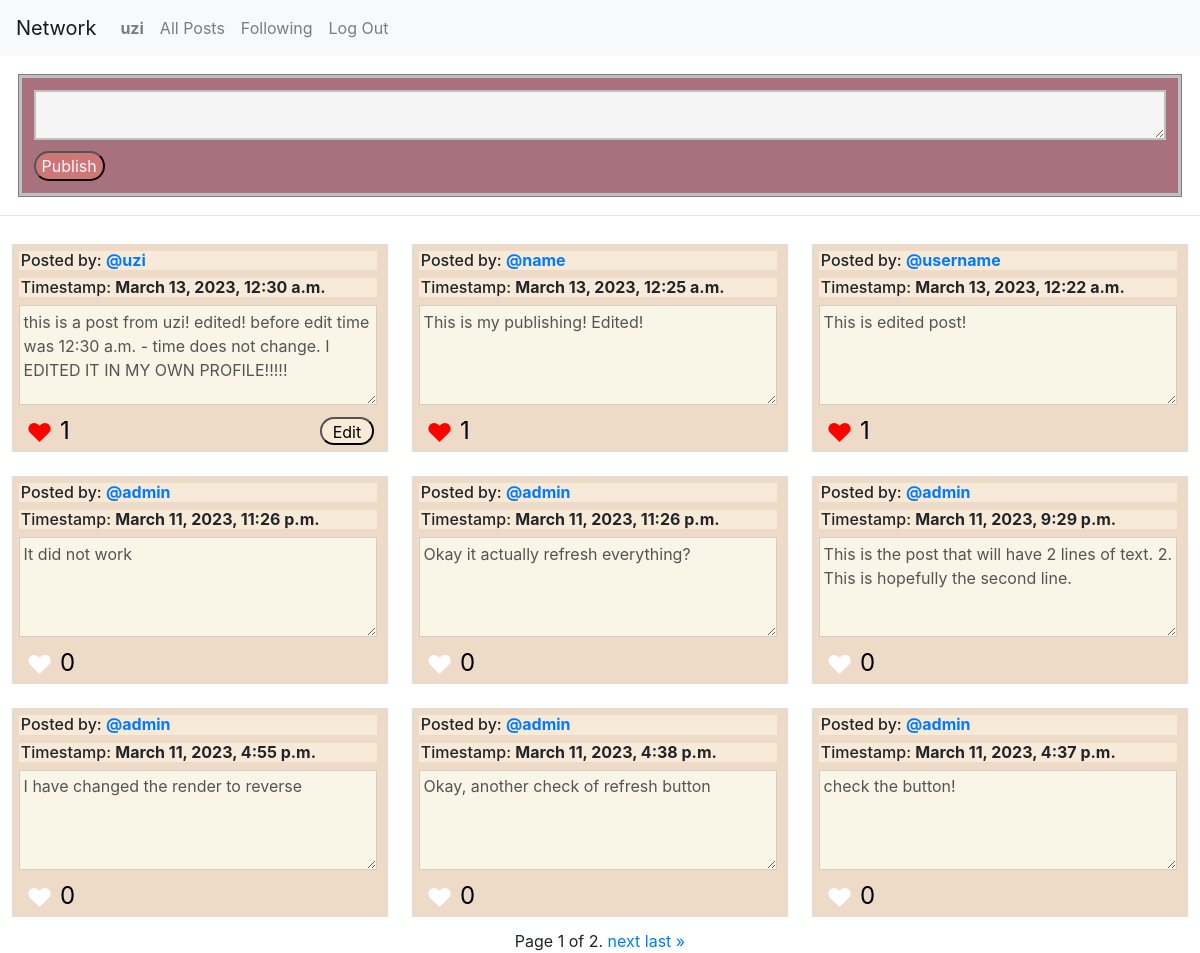
The page / (signed in) on the database its author committed.
### network/models.py (models this page shows, shortened)
class User(AbstractUser):
    pass

class Post(models.Model):
    user = models.ForeignKey(User, on_delete=models.CASCADE, related_name="post_owner") #, null=True, blank=True)
    post = models.CharField(max_length=1000)
    timestamp = models.DateTimeField(auto_now_add=True)

### network/views.py (the view)
# urls.py: path("", views.index, name="index"),
def index(request):
    currentUser = request.user
    all_posts = Post.objects.order_by('-timestamp')
    paginator = Paginator(all_posts, 9)
    page_number = request.GET.get('page')
    page_obj = paginator.get_page(page_number)
    allLikes = Likes.objects.all()
    whatYouLiked = []
    try:
        for like in allLikes:
            whatYouLiked.append(like.post.id)
    except:
        whatYouLiked = []
    return render(request, "network/index.html", {
        "posts" : page_obj,
        "currentUser" : currentUser,
        "whatYouLiked" : whatYouLiked,
        "allLikes" : allLikes
    })

### network/templates/network/index.html (shortened to what this page needs)
{% extends "network/layout.html" %} {% block body %}
<div class="post">
  <form method="post" action="{% url 'post' %}" class="post-form">
    <textarea
      maxlength="1000"
      class="input-textarea"
      name="input-textarea-name"
    ></textarea>
    <br />
    <button class="btn-publish" type="submit">Publish</button>
  </form>
</div>
<hr />
<div class="post-content">
  {% for post in posts %}
  <div class="individual-post">
    <form
      method="post"
      action="{% url 'post_individual' post_id=post.id %}"
      class="btn-save-edit-form"
    >
      <h6 class="user-and-time">
        Posted by:
        <strong
          ><a
            href="{% url 'individual' id=post.user.id %}"
            id="user-{{ post.user.id }}"
            >@{{ post.user }}</a
          ></strong
        >
      </h6>
      <h6 class="user-and-time">
        Timestamp: <strong>{{ post.timestamp }}</strong>
      </h6>
      <div class="individual-post-content">
        <textarea class="post-text" name="post-text-edited" disabled>
{{post.post}}</textarea
        >
      </div>
      <div class="likes-and-edit">
        {% if post.id in whatYouLiked %}
        <p
          class="likes likes-liked"
          data-postid="{{post.id}}"
          data-whatYouLiked="{{whatYouLiked}}"
        >
          &#9829;
        </p>
        {% else %}
        <p
          class="likes likes-unliked"
          data-postid="{{post.id}}"
          data-whatYouLiked="{{whatYouLiked}}"
        >
          &#9829;
        </p>
        {% endif %}
        <p class="like-number">{{post.post_related_likes.count}}</p>
        {% if post.user == currentUser%}
        <button class="btn-edit-content">Edit</button>
        {% endif %}
      </div>
    </form>
  </div>
  {% endfor %}
</div>
<div class="pagination">
  <span class="step-links">
    <span class="current-page">
      Page {{ posts.number }} of {{ posts.paginator.num_pages }}.
    </span>
    {% if posts.has_next %}
    <a href="?page={{ posts.next_page_number }}">next</a>
    <a href="?page={{ posts.paginator.num_pages }}">last &raquo;</a>
    {% endif %}
  </span>
</div>
{% endblock %}

### network/templates/network/layout.html (shortened to what this page needs)
{% load static %}
<!DOCTYPE html>
<html lang="en">
  <head>
    <link
      rel="stylesheet"
      href="https://stackpath.bootstrapcdn.com/bootstrap/4.4.1/css/bootstrap.min.css"
    />
    <link href="{% static 'network/styles.css' %}" rel="stylesheet" />
  </head>
  <body>
    <nav class="navbar navbar-expand-lg navbar-light bg-light">
      <a class="navbar-brand" href="#">Network</a>
      <div>
        <ul class="navbar-nav mr-auto">
          {% if user.is_authenticated %}
          <li class="nav-item">
            <a class="nav-link" href="#"
              ><strong>{{ user.username }}</strong></a
            >
          </li>
          {% endif %}
          <li class="nav-item">
            <a class="nav-link" href="{% url 'index' %}">All Posts</a>
          </li>
          {% if user.is_authenticated %}
          <li class="nav-item">
            <a class="nav-link" href="{% url 'following_page' %}">Following</a>
          </li>
          <li class="nav-item">
            <a class="nav-link" href="{% url 'logout' %}">Log Out</a>
          </li>
          {% endif %}
        </ul>
      </div>
    </nav>
    <div class="body">{% block body %} {% endblock %}</div>
  </body>
</html>

### network/static/network/styles.css (style rules this page uses)
.post { display: flex; border: solid 1px grey; margin: 1.5%; }
.post-form { display: flex; flex-wrap: wrap; width: 100%; background-color: #a7727d; border: silver solid 3px; }
.input-textarea { background-color: whitesmoke; border: solid 2px silver; margin: 1%; height: 50px; width: 100%; }
.btn-publish { margin: 1%; margin-top: 0%; border-radius: 25px; background-color: #ce7777; color: ghostwhite; }
.post-content { display: flex; flex-wrap: wrap; justify-content: flex-start; }
.individual-post { display: flex; flex-direction: row; flex-wrap: wrap; align-content: flex-start; padding: 0.5% 0.5% 0% 0.5%; border: solid 1px gainsboro; margin: 1%; height: calc(100% / 2); width: calc(100% / 3 - 2%); background-color: #eddbc7; }
.btn-save-edit-form { display: block; width: 100%; align-self: center; margin-right: 1%; margin-left: auto; }
.user-and-time { width: 100%; background-color: #f8ead8; padding-left: 0.5%; }
.individual-post-content .post-text { width: 100%; flex-grow: 15; padding: 1%; background-color: #f9f5e7; height: 100px; overflow: auto; }
.likes-and-edit { display: flex; align-items: flex-start; width: 100%; height: 40px; }
.likes-liked { align-self: flex-start; color: red; font-size: 26px; margin-bottom: 1%; margin-top: 0.5%; padding-left: 2%; }
.likes-unliked { align-self: flex-start; color: white; font-size: 26px; margin-bottom: 1%; margin-top: 0.5%; padding-left: 2%; }
.like-number { align-self: flex-start; color: black; font-size: 24px; margin-bottom: 1%; margin-top: 0.5%; padding-left: 2%; }
.btn-edit-content { display: block; font-size: 16px; align-self: center; margin-right: 1%; margin-left: auto; width: 15%; height: 72%; border-radius: 15px; border: 1px solid groove; background-color: antiquewhite; }
.pagination { display: flex; justify-content: center; }

### rows shown on the page
User: username "uzi"
Post: user "uzi", timestamp "March 13, 2023, 12:30 a.m.", post-text-edited "this is a post from uzi! edited! before edit time was 12:30 a.m. - time does not change. I EDITED IT IN MY OWN PROFILE!!!!!", post_related_likes.count "1", shows "Edit"
Post: user "name", timestamp "March 13, 2023, 12:25 a.m.", post-text-edited "This is my publishing! Edited!", post_related_likes.count "1"
Post: user "username", timestamp "March 13, 2023, 12:22 a.m.", post-text-edited "This is edited post!", post_related_likes.count "1"
Post: user "admin", timestamp "March 11, 2023, 11:26 p.m.", post-text-edited "It did not work", post_related_likes.count "0"
Post: user "admin", timestamp "March 11, 2023, 11:26 p.m.", post-text-edited "Okay it actually refresh everything?", post_related_likes.count "0"
Post: user "admin", timestamp "March 11, 2023, 9:29 p.m.", post-text-edited "This is the post that will have 2 lines of text. 2. This is hopefully the second line.", post_related_likes.count "0"
Post: user "admin", timestamp "March 11, 2023, 4:55 p.m.", post-text-edited "I have changed the render to reverse", post_related_likes.count "0"
Post: user "admin", timestamp "March 11, 2023, 4:38 p.m.", post-text-edited "Okay, another check of refresh button", post_related_likes.count "0"
Post: user "admin", timestamp "March 11, 2023, 4:37 p.m.", post-text-edited "check the button!", post_related_likes.count "0"

### other values the page prints
{{ posts.number }} "1"
{{ posts.paginator.num_pages }} "2"
